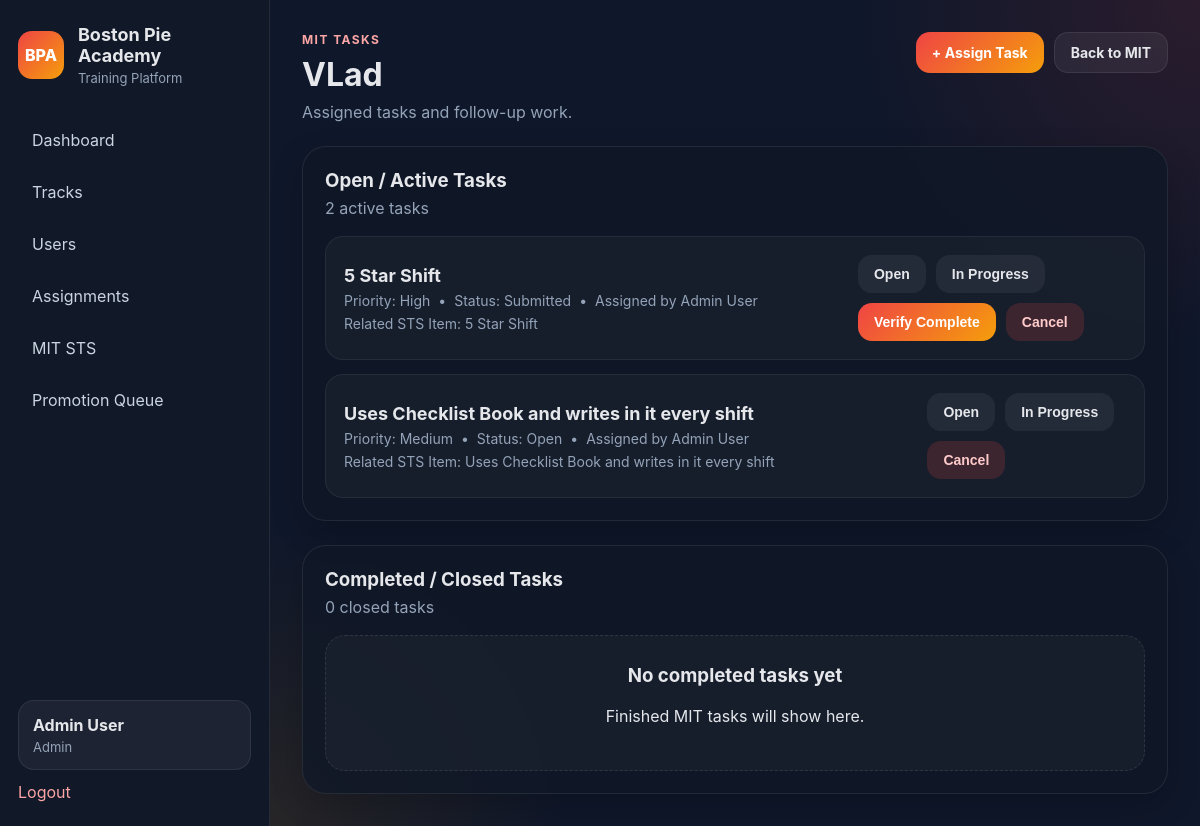
Page /mit-sts/mits/1/tasks (signed in) on the earlier database version.
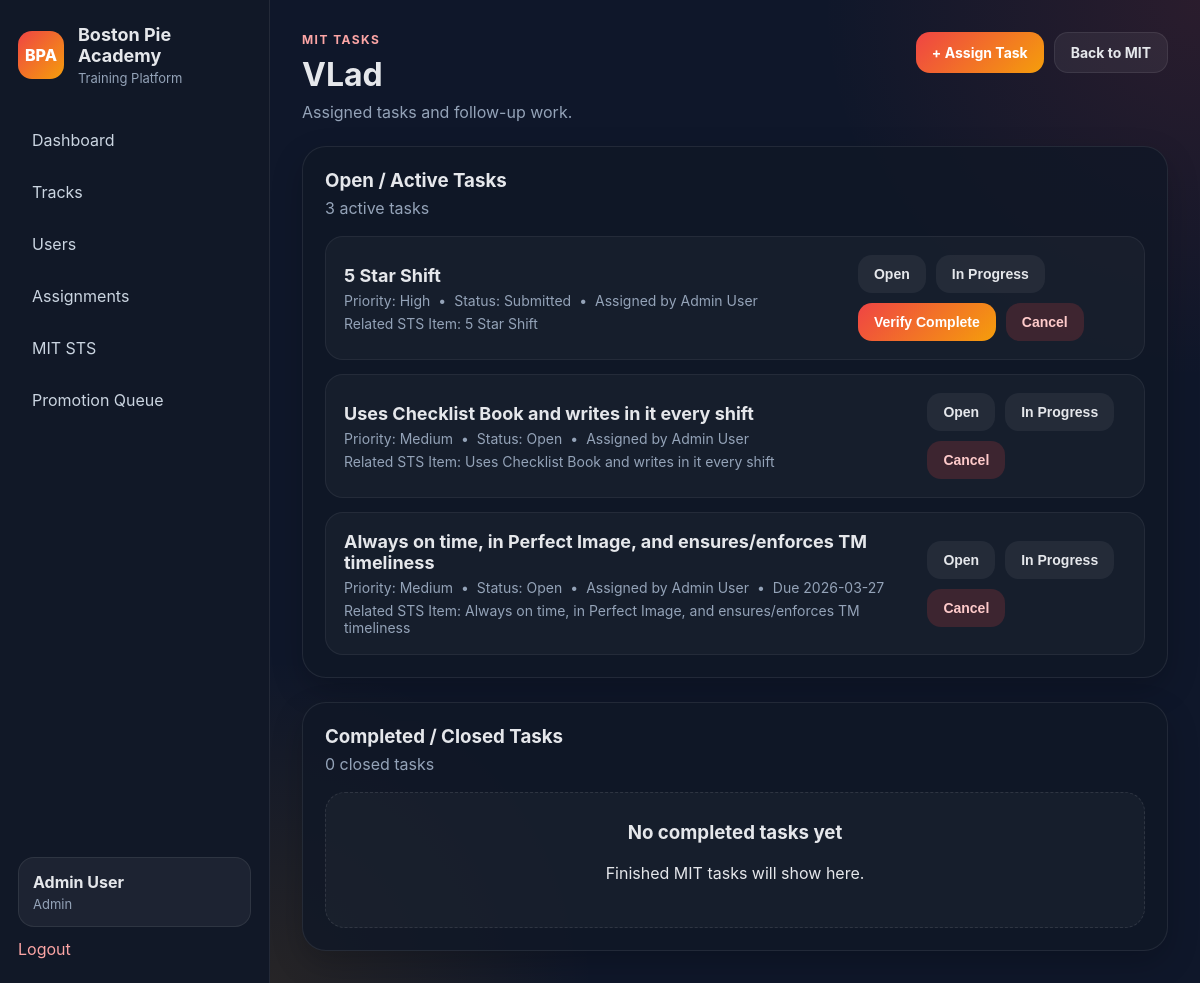
Same page on the later database version.
### app/models.py (models this page shows, shortened)
class User(UserMixin, db.Model):
    __tablename__ = "users"
    id = db.Column(db.Integer, primary_key=True)
    name = db.Column(db.String(120), nullable=False)
    username = db.Column(db.String(80), unique=True, nullable=False)
    password_hash = db.Column(db.String(255), nullable=False)
    role = db.Column(db.String(50), nullable=False, default="tm")
    store_number = db.Column(db.String(20), nullable=True)
    is_active_user = db.Column(db.Boolean, default=True)
    created_at = db.Column(db.DateTime, default=datetime.utcnow)
    progress_records = db.relationship(
        "LessonProgress",
        backref="user",
        cascade="all, delete-orphan",
        lazy=True
    )
    assignments = db.relationship(
        "TrackAssignment",
        foreign_keys="TrackAssignment.user_id",
        backref="user",
        cascade="all, delete-orphan",
        lazy=True
    )
    assigned_tracks_created = db.relationship(
        "TrackAssignment",
        foreign_keys="TrackAssignment.assigned_by_user_id",
        backref="assigned_by_user",
        lazy=True
    )
    quiz_attempts = db.relationship(
        "QuizAttempt",
        backref="user",
        cascade="all, delete-orphan",
        lazy=True
    )
    mit_profiles = db.relationship(
        "MITProfile",
        foreign_keys="MITProfile.user_id",
        backref="mit_user",
        lazy=True
    )
    coached_mits = db.relationship(
        "MITProfile",
        foreign_keys="MITProfile.coach_user_id",
        backref="coach_user",
        lazy=True
    )
    verified_mit_items = db.relationship(
        "MITLevelProgress",
        foreign_keys="MITLevelProgress.verified_by_user_id",
        backref="verified_by_user",
        lazy=True
    )
    mit_reviews_written = db.relationship(
        "MITReview",
        foreign_keys="MITReview.reviewer_user_id",
        backref="reviewer_user",
        lazy=True
    )
    mit_promotions_approved = db.relationship(
        "MITPromotion",
        foreign_keys="MITPromotion.approved_by_user_id",
        backref="approved_by_user",
        lazy=True
    )
    mit_action_items_owned = db.relationship(
        "MITActionPlanItem",
        foreign_keys="MITActionPlanItem.owner_user_id",
        backref="owner_user",
        lazy=True
    )
    mit_tasks_assigned = db.relationship(
        "MITTask",
        foreign_keys="MITTask.assigned_by_user_id",
        backref="assigned_by_user",
        lazy=True
    )
    @property
    def is_active(self):
        return self.is_active_user

class MITTask(db.Model):
    __tablename__ = "mit_tasks"
    id = db.Column(db.Integer, primary_key=True)
    mit_profile_id = db.Column(db.Integer, db.ForeignKey("mit_profiles.id"), nullable=False)
    mit_review_id = db.Column(db.Integer, db.ForeignKey("mit_reviews.id"), nullable=True)
    title = db.Column(db.String(255), nullable=False)
    description = db.Column(db.Text, nullable=True)
    related_template_item_id = db.Column(db.Integer, db.ForeignKey("mit_level_templates.id"), nullable=True)
    assigned_by_user_id = db.Column(db.Integer, db.ForeignKey("users.id"), nullable=False)
    assigned_at = db.Column(db.DateTime, default=datetime.utcnow)
    due_date = db.Column(db.Date, nullable=True)
    priority = db.Column(db.String(20), nullable=False, default="medium")
    status = db.Column(db.String(20), nullable=False, default="open")
    completed_at = db.Column(db.DateTime, nullable=True)
    notes = db.Column(db.Text, nullable=True)
    created_at = db.Column(db.DateTime, default=datetime.utcnow)
    updated_at = db.Column(db.DateTime, default=datetime.utcnow, onupdate=datetime.utcnow)

class MITLevelTemplate(db.Model):
    __tablename__ = "mit_level_templates"
    id = db.Column(db.Integer, primary_key=True)
    level_number = db.Column(db.Integer, nullable=False)
    category = db.Column(db.String(100), nullable=True)
    item_name = db.Column(db.String(255), nullable=False)
    item_description = db.Column(db.Text, nullable=True)
    sort_order = db.Column(db.Integer, default=0)
    is_required = db.Column(db.Boolean, default=True)
    source_ref = db.Column(db.String(255), nullable=True)
    progress_records = db.relationship(
        "MITLevelProgress",
        backref="template_item",
        cascade="all, delete-orphan",
        lazy=True
    )
    action_plan_items = db.relationship(
        "MITActionPlanItem",
        backref="related_template_item",
        lazy=True
    )
    tasks = db.relationship(
        "MITTask",
        backref="task_template_item",
        lazy=True
    )

### app/mit_sts/routes.py (the view)
@mit_sts_bp.route("/mits/<int:mit_id>/tasks")
@login_required
def view_tasks(mit_id):
    mit = MITProfile.query.get_or_404(mit_id)
    if not can_view_mit(mit):
        flash("You do not have permission to view those tasks.", "danger")
        return redirect(url_for("academy.dashboard"))
    tasks = MITTask.query.filter_by(mit_profile_id=mit.id).order_by(
        MITTask.due_date.asc(),
        MITTask.created_at.desc()
    ).all()
    active_tasks = []
    completed_tasks = []
    for task in tasks:
        display_status = task_display_status(task)
        if display_status in ["verified", "cancelled"]:
            completed_tasks.append((task, display_status))
        else:
            active_tasks.append((task, display_status))
    return render_template(
        "mit_sts/mit_tasks.html",
        mit=mit,
        active_tasks=active_tasks,
        completed_tasks=completed_tasks,
        today=date.today(),
        user=current_user,
        can_edit=can_edit_mit(),
    )

### app/templates/mit_sts/mit_tasks.html (shortened to what this page needs)
{% extends "base.html" %}
{% block content %}
<div class="page-header">
    <div>
        <p class="eyebrow">MIT TASKS</p>
        <h2>{{ mit.mit_user.name }}</h2>
        <p class="subtle">Assigned tasks and follow-up work.</p>
    </div>
    <div class="track-actions">
        {% if can_edit %}
        <a class="btn btn-primary" href="{{ url_for('mit_sts.new_task', mit_id=mit.id) }}">+ Assign Task</a>
        {% endif %}
        <a class="btn btn-secondary" href="{{ url_for('mit_sts.view_mit', mit_id=mit.id) }}">Back to MIT</a>
    </div>
</div>
<div class="card" style="margin-bottom: 24px;">
    <div class="card-header">
        <h3>Open / Active Tasks</h3>
        <p>{{ active_tasks|length }} active task{{ '' if active_tasks|length == 1 else 's' }}</p>
    </div>
    {% if active_tasks %}
    <div class="track-list">
        {% for task, display_status in active_tasks %}
        <div class="track-row">
            <div style="width:100%;">
                <div class="track-title">{{ task.title }}</div>
                <div class="track-meta">
                    <span>Priority: {{ task.priority|title }}</span>
                    <span>•</span>
                    <span>Status: {{ display_status|replace('_', ' ')|title }}</span>
                    <span>•</span>
                    <span>Assigned by {{ task.assigned_by_user.name }}</span>
                    {% if task.due_date %}
                    <span>•</span>
                    <span>Due {{ task.due_date.strftime('%Y-%m-%d') }}</span>
                    {% endif %}
                </div>
                {% if task.task_template_item %}
                <div class="track-meta" style="margin-top: 6px;">
                    <span>Related STS Item: {{ task.task_template_item.item_name }}</span>
                </div>
                {% endif %}
            </div>
            {% if can_edit %}
            <div class="track-actions" style="flex-wrap: wrap;">
                <form method="POST" action="{{ url_for('mit_sts.update_task_status', task_id=task.id) }}">
                    <button type="submit" class="btn btn-secondary">Open</button>
                </form>
                <form method="POST" action="{{ url_for('mit_sts.update_task_status', task_id=task.id) }}">
                    <button type="submit" class="btn btn-secondary">In Progress</button>
                </form>
                {% if task.status == 'submitted' %}
                <form method="POST" action="{{ url_for('mit_sts.update_task_status', task_id=task.id) }}">
                    <button type="submit" class="btn btn-primary">Verify Complete</button>
                </form>
                {% endif %}
                <form method="POST" action="{{ url_for('mit_sts.update_task_status', task_id=task.id) }}">
                    <button type="submit" class="btn btn-danger">Cancel</button>
                </form>
            </div>
            {% elif user.id == mit.user_id and task.status in ['open', 'in_progress'] %}
            <div class="track-actions">
                <form method="POST" action="{{ url_for('mit_sts.submit_task_for_review', task_id=task.id) }}">
                    <button type="submit" class="btn btn-primary">Submit for Review</button>
                </form>
            </div>
            {% endif %}
        </div>
        {% endfor %}
    </div>
    {% else %}
    <div class="empty-state">
        <h3>No active tasks</h3>
        <p>No active MIT tasks are assigned right now.</p>
    </div>
    {% endif %}
</div>
<div class="card">
    <div class="card-header">
        <h3>Completed / Closed Tasks</h3>
        <p>{{ completed_tasks|length }} closed task{{ '' if completed_tasks|length == 1 else 's' }}</p>
    </div>
    {% if completed_tasks %}
    <div class="track-list">
        {% for task, display_status in completed_tasks %}
        <div class="track-row">
            <div style="width:100%;">
                <div class="track-title">{{ task.title }}</div>
                <div class="track-meta">
                    <span>Status: {{ display_status|replace('_', ' ')|title }}</span>
                    {% if task.completed_at %}
                    <span>•</span>
                    <span>Completed {{ task.completed_at.strftime('%Y-%m-%d') }}</span>
                    {% endif %}
                    {% if task.due_date %}
                    <span>•</span>
                    <span>Due {{ task.due_date.strftime('%Y-%m-%d') }}</span>
                    {% endif %}
                </div>
            </div>
        </div>
        {% endfor %}
    </div>
    {% else %}
    <div class="empty-state">
        <h3>No completed tasks yet</h3>
        <p>Finished MIT tasks will show here.</p>
    </div>
    {% endif %}
</div>
{% endblock %}

### app/templates/base.html (shortened to what this page needs)
<!DOCTYPE html>
<html lang="en">
<head>
    <link rel="stylesheet" href="{{ url_for('static', filename='css/style.css') }}">
</head>
<body>
    <div class="app-shell">
        <aside class="sidebar">
            <div>
                <div class="brand">
                    <div class="brand-mark">BPA</div>
                    <div>
                        <h1>Boston Pie Academy</h1>
                        <p>Training Platform</p>
                    </div>
                </div>
                {% if current_user.is_authenticated %}
                <nav class="nav">
                    {% if current_user.role == 'tm' %}
                    <a href="{{ url_for('academy.my_training') }}">My Training</a>
                    {% elif current_user.role == 'mit' %}
                    <a href="{{ url_for('mit_sts.my_mit') }}">My MIT STS</a>
                    {% elif current_user.role == 'coach' %}
                    <a href="{{ url_for('academy.dashboard') }}">Dashboard</a>
                    <a href="{{ url_for('academy.manage_users') }}">Users</a>
                    <a href="{{ url_for('mit_sts.dashboard') }}">MIT STS</a>
                    <a href="{{ url_for('mit_sts.promotion_queue') }}">Promotion Queue</a>
                    {% else %}
                    <a href="{{ url_for('academy.dashboard') }}">Dashboard</a>
                    <a href="{{ url_for('academy.tracks_library') }}">Tracks</a>
                    <a href="{{ url_for('academy.manage_users') }}">Users</a>
                    <a href="{{ url_for('academy.manage_assignments') }}">Assignments</a>
                    <a href="{{ url_for('mit_sts.dashboard') }}">MIT STS</a>
                    <a href="{{ url_for('mit_sts.promotion_queue') }}">Promotion Queue</a>
                    {% endif %}
                </nav>
                {% endif %}
            </div>
            {% if current_user.is_authenticated %}
            <div class="sidebar-footer">
                <div class="user-chip">
                    <strong>{{ current_user.name }}</strong>
                    <span>{{ current_user.role.replace('_', ' ').title() }}</span>
                </div>
                <a class="logout-link" href="{{ url_for('auth.logout') }}">Logout</a>
            </div>
            {% endif %}
        </aside>
        <main class="main-content">
            {% block content %}{% endblock %}
        </main>
    </div>
</body>
</html>

Differences in the rows shown:
added MITTask: title "Always on time, in Perfect Image, and ensures/enforces TM timeliness", priority "Medium", status "Open", assigned_by_user.name "Admin User", due_date "2026-03-27", task_template_item.item_name "Always on time, in Perfect Image, and ensures/enforces TM timeliness"
Other differences:
{{ active_tasks|length }}: "2" → "3"
